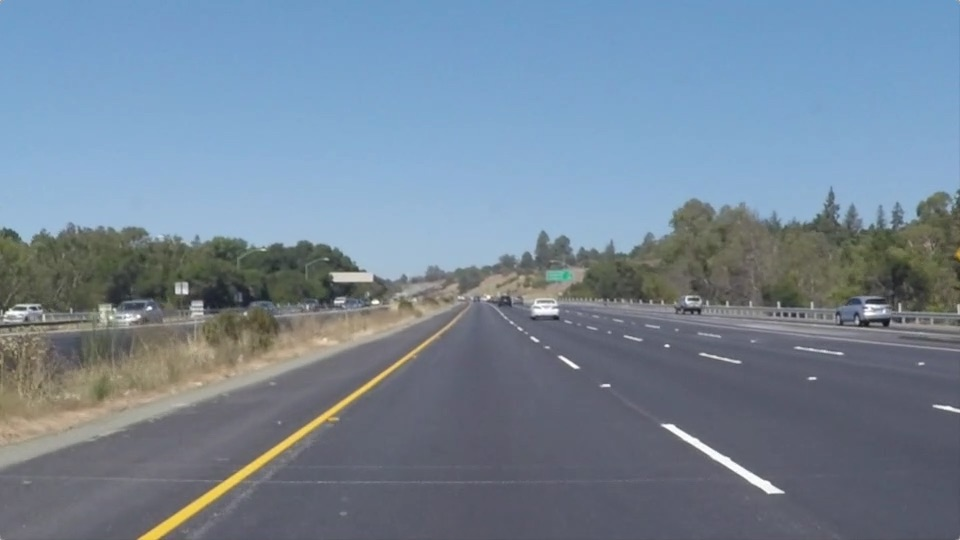
#> input picture test_images/solidYellowLeft.jpg, 960 x 540 px
$ python laneLines.py
#> lines starting #> are read from the running program, lines starting #| are printed output that depends on the picture; after the words box and inside, x2 and y2 are one past the last pixel; in counts of white or black regions, pixels touching at a corner belong together
# importing some useful packages

import cv2
import numpy as np
from moviepy.video.io.VideoFileClip import VideoFileClip
from numpy.polynomial import Polynomial as P
import matplotlib.image as mpimg
import matplotlib.pyplot as plt

# PREV_LEFT_Y = None
# PREV_RIGHT_Y = None
PREV_LEFT_X1 = None
PREV_LEFT_X2 = None
PREV_RIGHT_X1 = None
PREV_RIGHT_X2 = None

BASE_IMG = None
CANNY_IMG = None


def to_hsv(img):
    return cv2.cvtColor(img, cv2.COLOR_BGR2HSV)


def canny(img, low_threshold, high_threshold):
    return cv2.Canny(img, low_threshold, high_threshold)


def gaussian_blur(img, kernel_size):
    return cv2.GaussianBlur(img, (kernel_size, kernel_size), 0)


def filter_color(img):
    yellow_min = np.array([65, 80, 80], np.uint8)
    yellow_max = np.array([105, 255, 255], np.uint8)
    yellow_mask = cv2.inRange(img, yellow_min, yellow_max)

    white_min = np.array([0, 0, 200], np.uint8)
    white_max = np.array([255, 80, 255], np.uint8)
    white_mask = cv2.inRange(img, white_min, white_max)

    img = cv2.bitwise_and(img, img, mask=cv2.bitwise_or(yellow_mask, white_mask))
    return img


def region_of_interest(img, vertices):
    # defining a blank mask to start with
    mask = np.zeros_like(img)

    # defining a 3 channel or 1 channel color to fill the mask with depending on the input image
    if len(img.shape) > 2:
        channel_count = img.shape[2]  # i.e. 3 or 4 depending on your image
        ignore_mask_color = (255,) * channel_count
    else:
        ignore_mask_color = 255

    # filling pixels inside the polygon defined by "vertices" with the fill color
    cv2.fillPoly(mask, vertices, ignore_mask_color)

    # returning the image only where mask pixels are nonzero
    masked_image = cv2.bitwise_and(img, mask)
    return masked_image


def slope(line):
    return (float(line[3]) - line[1]) / (float(line[2]) - line[0])


def draw_lines(img, lines, color=[255, 0, 0], thickness=2):
    global PREV_LEFT_X1, PREV_LEFT_X2, PREV_RIGHT_X1, PREV_RIGHT_X2
    left_x = []
    left_y = []
    right_x = []
    right_y = []

    for line in lines:
        line = line[0]
        s = slope(line)

        if 0.3 > s > -0.3:
            continue

        if s < 0:
            if line[0] > img.shape[1] / 2 + 40:
                continue

            left_x += [line[0], line[2]]
            left_y += [line[1], line[3]]
            # cv2.line(img, (int(line[0]), int(line[1])), (int(line[2]), int(line[3])), [0, 0, 255], thickness)
        else:
            if line[0] < img.shape[1] / 2 - 40:
                continue

            right_x += [line[0], line[2]]
            right_y += [line[1], line[3]]
            # cv2.line(img, (int(line[0]), int(line[1])), (int(line[2]), int(line[3])), [255, 255, 0], thickness)

    y1 = img.shape[0]
    y2 = img.shape[0] / 2 + 90

    if len(left_x) <= 1 or len(right_x) <= 1:
        if PREV_LEFT_X1 is not None:
            cv2.line(img, (int(PREV_LEFT_X1), int(y1)), (int(PREV_LEFT_X2), int(y2)), color, thickness)
            cv2.line(img, (int(PREV_LEFT_X2), int(y1)), (int(PREV_RIGHT_X2), int(y2)), color, thickness)
        return

    left_poly = P.fit(np.array(left_x), np.array(left_y), 1)
    right_poly = P.fit(np.array(right_x), np.array(right_y), 1)

    left_x1 = (left_poly - y1).roots()
    right_x1 = (right_poly - y1).roots()

    left_x2 = (left_poly - y2).roots()
    right_x2 = (right_poly - y2).roots()

    if PREV_LEFT_X1 is not None:
        left_x1 = PREV_LEFT_X1 * 0.7 + left_x1 * 0.3
        left_x2 = PREV_LEFT_X2 * 0.7 + left_x2 * 0.3
        right_x1 = PREV_RIGHT_X1 * 0.7 + right_x1 * 0.3
        right_x2 = PREV_RIGHT_X2 * 0.7 + right_x2 * 0.3

    PREV_LEFT_X1 = left_x1
    PREV_LEFT_X2 = left_x2
    PREV_RIGHT_X1 = right_x1
    PREV_RIGHT_X2 = right_x2

    cv2.line(img, (int(left_x1), int(y1)), (int(left_x2), int(y2)), color, thickness)
    cv2.line(img, (int(right_x1), int(y1)), (int(right_x2), int(y2)), color, thickness)


def hough_lines(img, rho, theta, threshold, min_line_len, max_line_gap):
    lines = cv2.HoughLinesP(img, rho, theta, threshold, np.array([]), minLineLength=min_line_len, maxLineGap=max_line_gap)
    line_img = np.zeros((*img.shape, 3), dtype=np.uint8)

    draw_lines(line_img, lines, thickness=2)
    return line_img


# Python 3 has support for cool math symbols.

def weighted_img(img, initial_img, α=1., β=1., λ=0.):
    return cv2.addWeighted(initial_img, α, img, β, λ)


def process_image(base_img):
    global BASE_IMG, CANNY_IMG
    BASE_IMG = base_img
    ysize = base_img.shape[0]
    xsize = base_img.shape[1]
    image = to_hsv(base_img)
    image = gaussian_blur(image, 3)
    image = filter_color(image)
    image = canny(image, 30, 130)
    CANNY_IMG = image
    image = region_of_interest(
        image,
        np.array(
            [[(40, ysize), ((xsize / 2) -20, ysize / 2 + 40), ((xsize / 2) +20, ysize / 2 + 40), (xsize - 40, ysize)]],
            dtype=np.int32
        )
    )
    image = hough_lines(image, 1, np.pi / 90, 10, 15, 10)

    # return image
    return weighted_img(image, base_img, β=250.)


src_img = (mpimg.imread('./test_images/solidYellowLeft.jpg') * 255).astype('uint8')
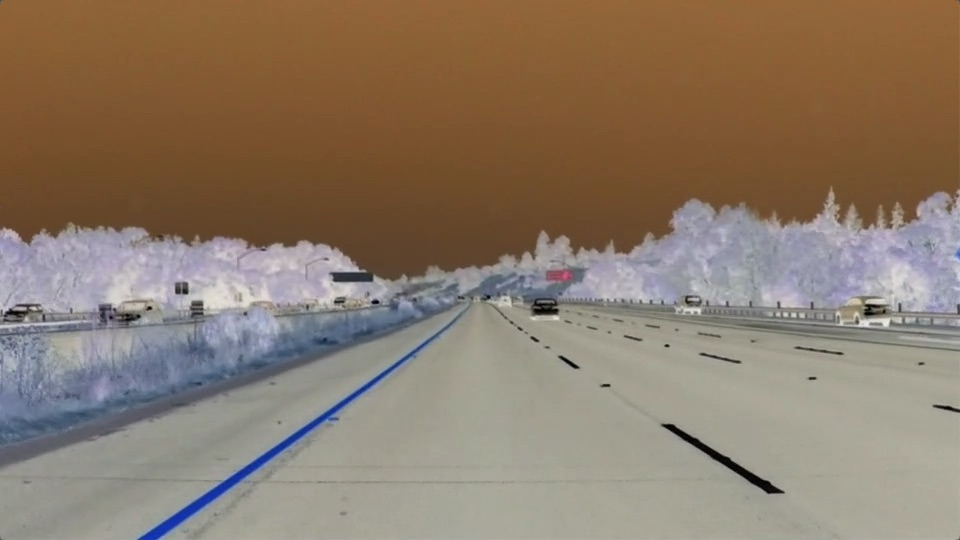
#> src_img: shape (540, 960, 3); mean R, G, B 139.5, 122.4, 105.2
src_img = process_image(src_img)
#> in to_hsv, `return cv2.cvtColor(img, cv2.COLOR_BGR2HSV)`: returned value: shape (540, 960, 3); mean H, S, V 95.5, 83, 143.5
#> in gaussian_blur, `return cv2.GaussianBlur(img, (kernel_size, kernel_size), 0)`:
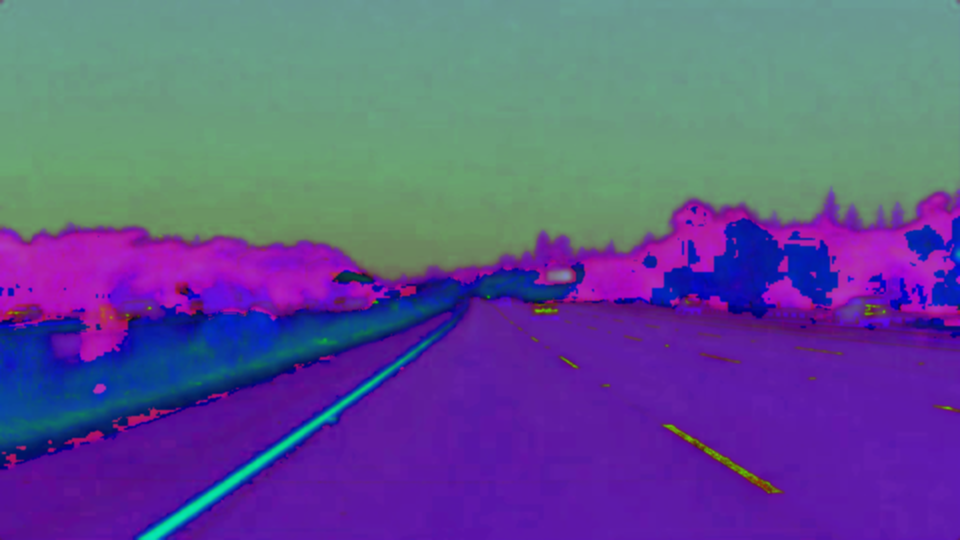
#> returned value: shape (540, 960, 3); mean of channels 0, 1, 2 95.5, 83.1, 143.5; drawn as R, G, B
#> in filter_color, `yellow_mask = cv2.inRange(img, yellow_min, yellow_max)`:
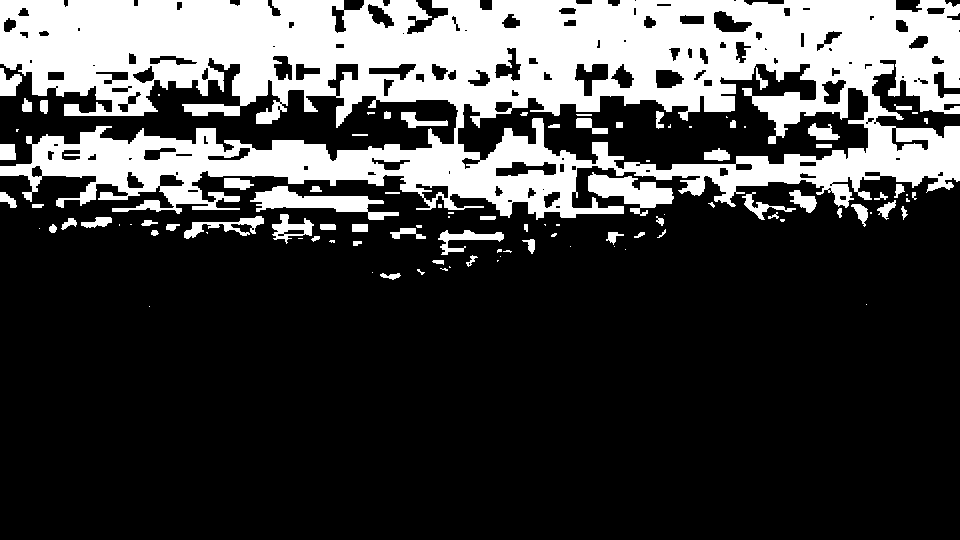
#> yellow_mask: shape (540, 960); 26.2% white; 103 white regions (41 under 20 px), largest, box (x1, y1, x2, y2) and area: (0, 0, 960, 220) 123898, (250, 186, 399, 220) 2003, (588, 172, 674, 216) 1815
#> in filter_color, `white_mask = cv2.inRange(img, white_min, white_max)`:
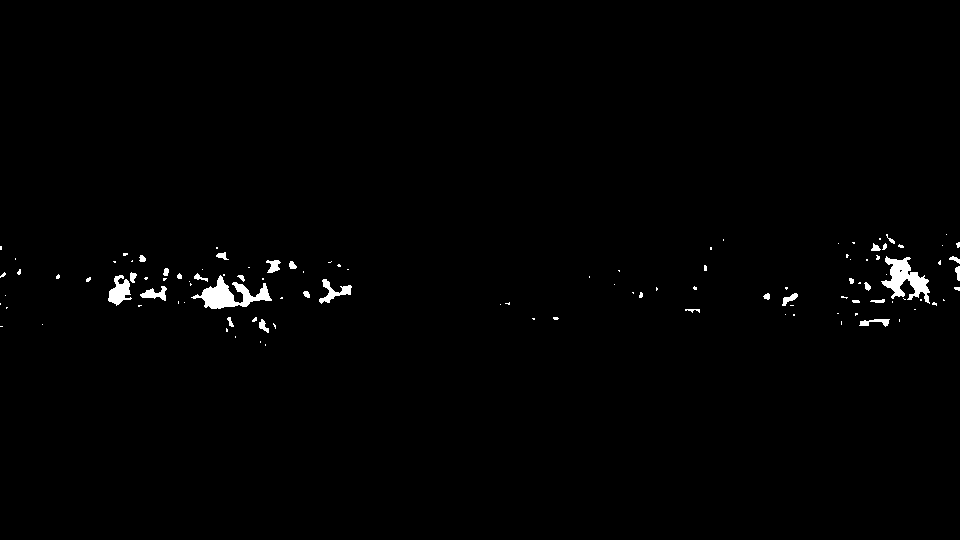
#> white_mask: shape (540, 960); 0.92% white; 111 white regions (81 under 20 px), largest, box (x1, y1, x2, y2) and area: (191, 275, 272, 309) 1133, (881, 256, 930, 304) 1041, (108, 275, 132, 306) 412
#> in filter_color, `img = cv2.bitwise_and(img, img, mask=cv2.bitwise_or(yellow_mask, white..`: img: shape (540, 960, 3); mean H, S, V 28.6, 40.9, 35.7
#> in canny, `return cv2.Canny(img, low_threshold, high_threshold)`:
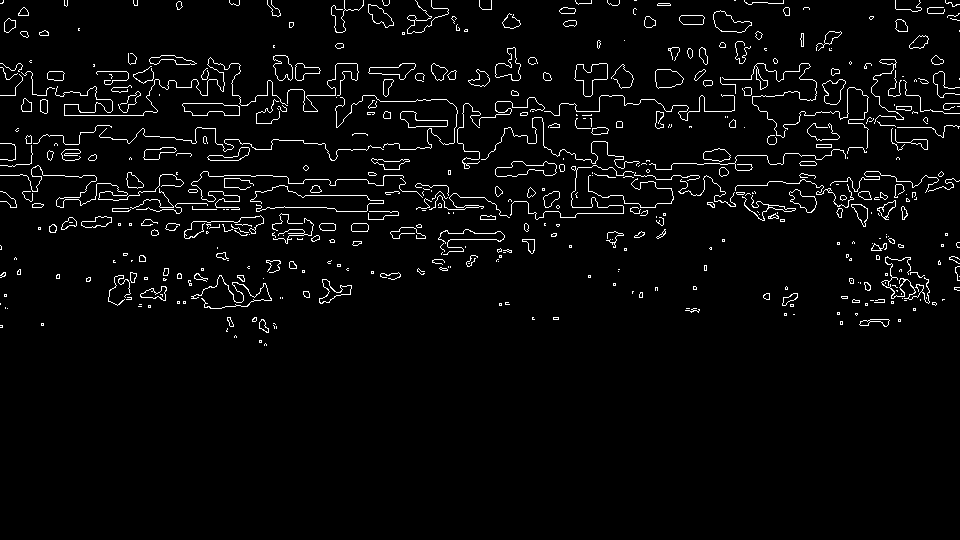
#> returned value: shape (540, 960); 3.4% white in thin lines or dots, all inside (x1, y1, x2, y2) = (0, 0, 960, 346)
#> in region_of_interest, `cv2.fillPoly(mask, vertices, ignore_mask_color)`:
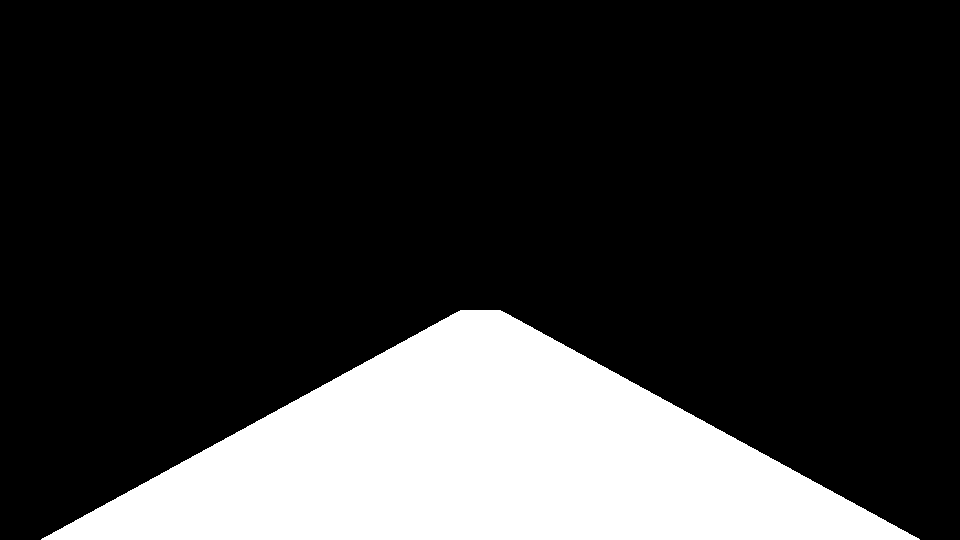
#> mask: shape (540, 960); 20.4% white; 1 white region, box (x1, y1, x2, y2) and area: (41, 310, 920, 540) 105990
#> in region_of_interest, `masked_image = cv2.bitwise_and(img, mask)`: masked_image: shape (540, 960); every value is 0
#> in hough_lines, `lines = cv2.HoughLinesP(img, rho, theta, threshold, np.array([]), minL..`: lines = None
#> (the run stopped early here; a loop or call above may not have finished)
